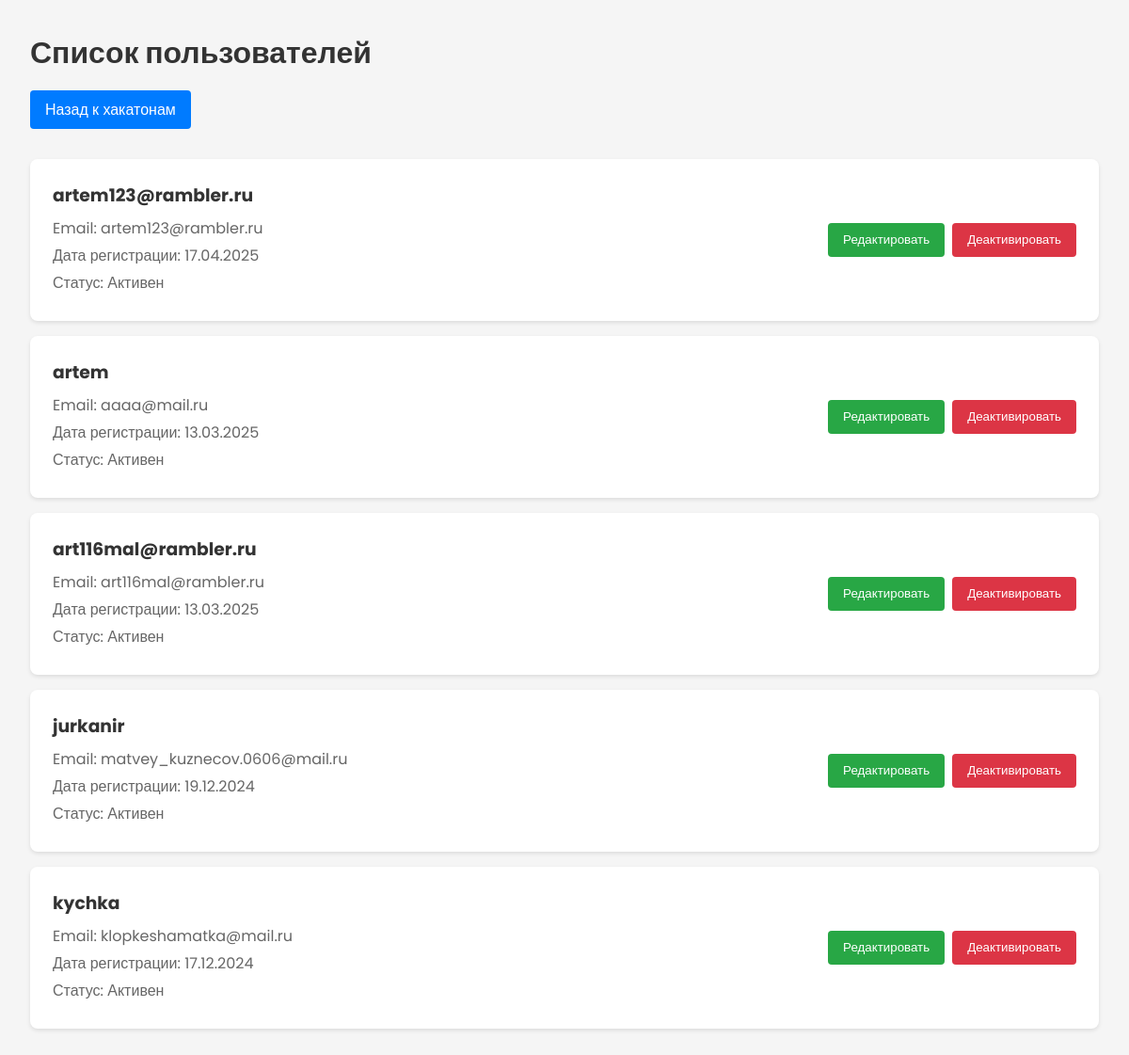
The page /users/admin/users/ (signed in) on the database its author committed.
### users/models.py (models this page shows, shortened)
class User(AbstractUser):
    email = models.EmailField(unique=True)
    date_of_birth = models.DateField(null=True, blank=True)
    phone_number = models.CharField(max_length=15, blank=True, default='')
    gender = models.CharField(max_length=1, choices=[('M', 'Мужской'), ('F', 'Женский')], blank=True, default='')
    profile_photo = models.ImageField(upload_to='users_images', null=True, blank=True)
    technology_stack = models.TextField(blank=True, default='')
    group = models.CharField(max_length=10, blank=True, default='')
    course = models.IntegerField(choices=[(1, '1 курс'), (2, '2 курс'), (3, '3 курс'), (4, '4 курс')], null=True, blank=True)
    student_number = models.CharField(max_length=20, blank=True, default='')

### users/views.py (the view)
# urls.py: path('admin/users/', admin_list, name='admin_list'),
@login_required
def admin_list(request):
    if not request.user.is_superuser:
        return HttpResponseRedirect(reverse('users:login'))
    from django.contrib.auth import get_user_model
    User = get_user_model()
    users = User.objects.all().order_by('-date_joined')
    context = {
        'title': 'User List',
        'users': users
    }
    return render(request, 'users/adminList.html', context)

### users/templates/users/adminList.html (shortened to what this page needs)
{% load static %}
<!DOCTYPE html>
<html lang="en">
<head>
    <link rel="stylesheet" href="{% static 'adminList.css' %}">
</head>
<body>
    <section>
        <div class="main">
            <div class="main-content">
                <h2 class="content-title">Список пользователей</h2>
                <a href="{% url 'admin_hack' %}" class="back-button">Назад к хакатонам</a>
                <div class="users-list">
                    {% for user in users %}
                    <div class="user-card" data-id="{{ user.id }}">
                        <div class="user-info">
                            <h3>{{ user.username }}</h3>
                            <p>Email: {{ user.email }}</p>
                            <p>Дата регистрации: {{ user.date_joined|date:"d.m.Y" }}</p>
                            <p>Статус: {{ user.is_active|yesno:"Активен,Неактивен" }}</p>
                        </div>
                        <div class="user-actions">
                            <button class="edit-user" data-id="{{ user.id }}">Редактировать</button>
                            <button class="toggle-status" data-id="{{ user.id }}">
                                {% if user.is_active %}
                                    Деактивировать
                                {% else %}
                                    Активировать
                                {% endif %}
                            </button>
                        </div>
                    </div>
                    {% endfor %}
                </div>
            </div>
        </div>
    </section>
</body>
</html>

### static/adminList.css (style rules this page uses)
* { margin: 0; padding: 0; box-sizing: border-box; font-family: 'Poppins', sans-serif; }
body { background-color: #f5f5f5; }
.main { padding: 2rem; }
.main-content { max-width: 1200px; margin: 0 auto; }
.content-title { font-size: 2rem; color: #333; margin-bottom: 1rem; }
.back-button { display: inline-block; padding: 0.5rem 1rem; background-color: #007bff; color: white; text-decoration: none; border-radius: 4px; margin-bottom: 2rem; }
.users-list { display: grid; gap: 1rem; }
.user-card { background-color: white; border-radius: 8px; padding: 1.5rem; box-shadow: 0 2px 4px rgba(0,0,0,0.1); display: flex; justify-content: space-between; align-items: center; }
.user-info h3 { color: #333; margin-bottom: 0.5rem; }
.user-info p { color: #666; margin-bottom: 0.25rem; }
.user-actions { display: flex; gap: 0.5rem; }
.user-actions button { padding: 0.5rem 1rem; border: none; border-radius: 4px; cursor: pointer; font-weight: 500; }
.edit-user { background-color: #28a745; color: white; }
.toggle-status { background-color: #dc3545; color: white; }

### rows shown on the page
User: username "artem123@rambler.ru", email "artem123@rambler.ru", date_joined "17.04.2025", is_active "Активен", shows "Деактивировать"
User: username "artem", email "aaaa@mail.ru", date_joined "13.03.2025", is_active "Активен", shows "Деактивировать"
User: username "art116mal@rambler.ru", email "art116mal@rambler.ru", date_joined "13.03.2025", is_active "Активен", shows "Деактивировать"
User: username "jurkanir", email "matvey_kuznecov.0606@mail.ru", date_joined "19.12.2024", is_active "Активен", shows "Деактивировать"
User: username "kychka", email "klopkeshamatka@mail.ru", date_joined "17.12.2024", is_active "Активен", shows "Деактивировать"
